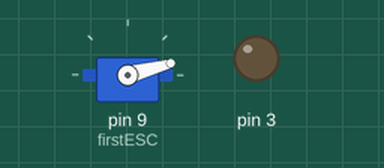
A sketch run on a simulated Arduino Uno, built with avr-gcc and run on an emulated ATmega328P. Shown: servo, output pins drawn as LEDs (lit = HIGH).

Above: at 8.55 s.
Timing chart, 0 to 31.5 s (numbered marks = the images above):
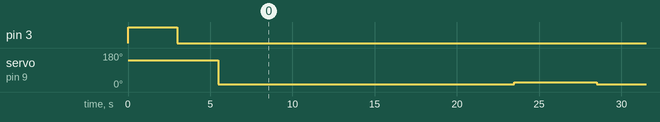

Measured:
- by itself, servo on pin 9 (firstESC): repeats every 20.0 s: 25° 5.0 s, 15° 15.0 s

The sketch:

arduinoEsc.ino
```cpp
#include <Servo.h>


int value = 0; // set values you need to zero

Servo firstESC, secondESC; //Create as much as Servoobject you want. You can controll 2 or more Servos at the same time

void setup() {
  pinMode(3, OUTPUT);
  digitalWrite(3, HIGH);
  delay(1000);
  firstESC.attach(9);    // attached to pin 9 I just do this with 1 Servo
  Serial.begin(9600);    // start serial at 9600 baud
  firstESC.writeMicroseconds(2000);
  delay(2000);
  digitalWrite(3, LOW);
  delay(2500);
  firstESC.writeMicroseconds(700);
  delay(3000);
}

void loop() {
  delay(15000);
  firstESC.writeMicroseconds(800);
  delay(5000);
  firstESC.writeMicroseconds(700);
}
```
